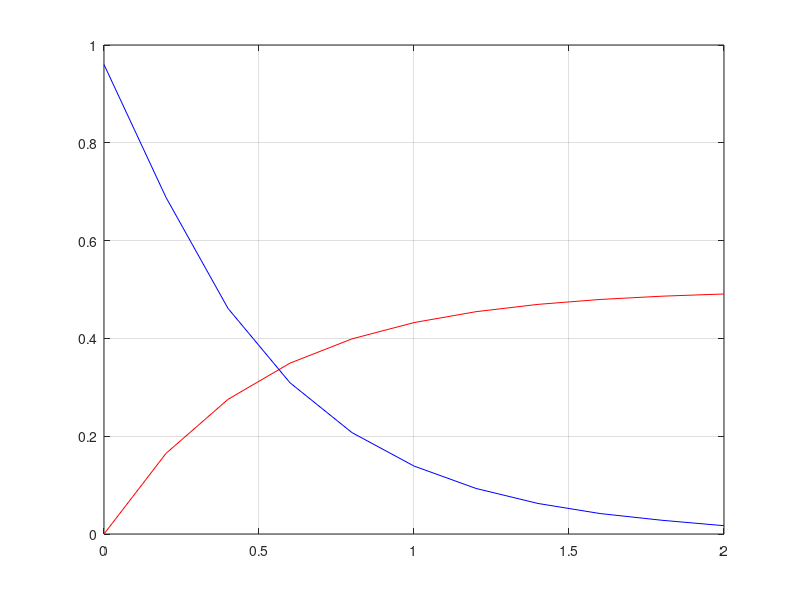

MATLAB code for this plot:
%EJERCICIO 3- Derivación de la función Exponencial

function Ej3
%Parámetros
N= 10;  %Numero de intervalos
w = pi;
t0 = 0;
tf = 2;
dt=(tf-t0) /N;

dim = N+1; %Numero de elementos en los vectores !!!!! IMPORTANTE


%Calculo de la función
for k=1 : dim
  t(k) = t0 + dt*(k-1);
  y(k) = (1/2)*(1 - exp(-2*t(k)));

end

%Calculo de la derivada
for k=1 : dim
  if(k == 1)
    dy(k) = (1/(2*dt))*(-3*y(k) + 4*y(k+1) -1*y(k+2));
  elseif(k == dim)
    dy(k) = (1/(2*dt))*(3*y(k) - 4*y(k-1) + 1*y(k-2));
  else
    dy(k) = (1/(2*dt))*(-1*y(k-1) + 0*y(k) + 1*y(k+1));
  endif
end

figure(1)
plot(t, y, "r", t,dy, "b")
grid on



endfunction

Ej3
